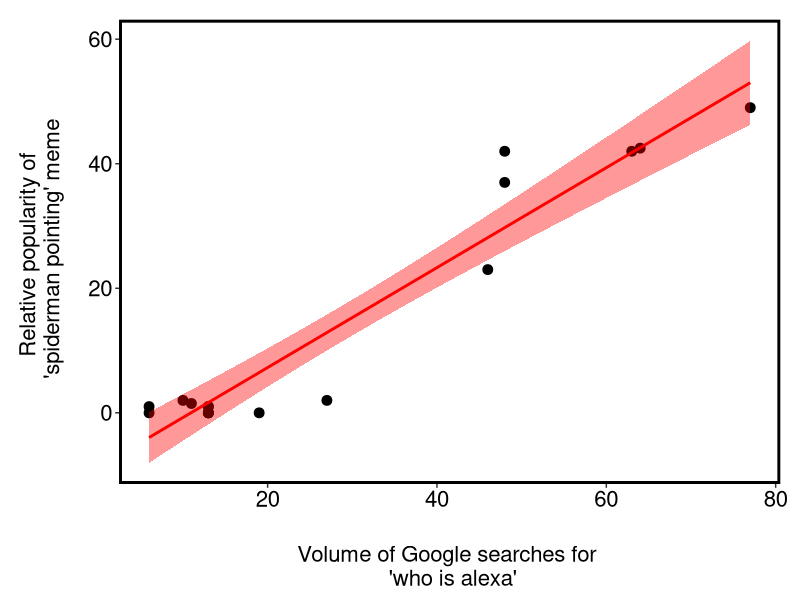
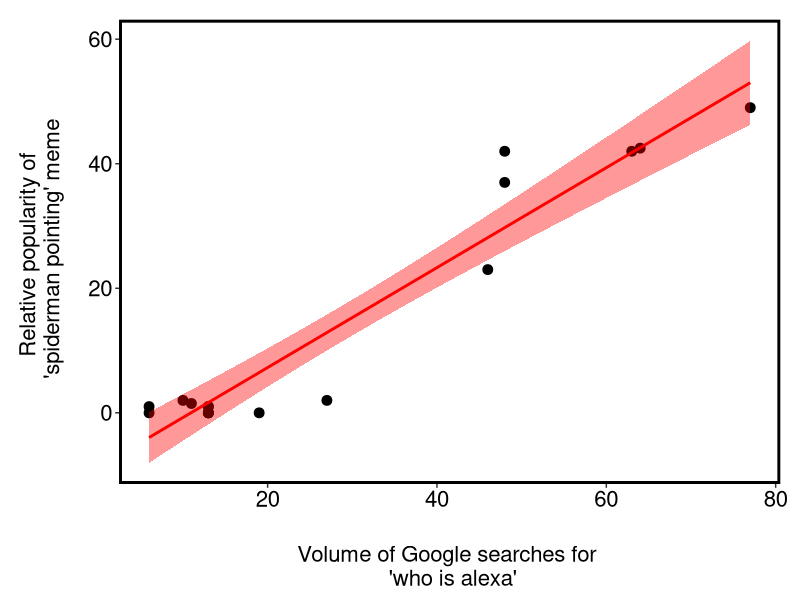

Recreate these plots in R, in order.

# Graph popularity of "spiderman pointing meme" vs. Google searches for "who is alexa"

library(tidyverse)

# eyeballed data from graph
spiderman_data <- tibble(
  year = 2007:2023,
  spiderman_pop = c(0, 1, 2, 1.5, 1, 1, 0, 0, 0, 0, 2, 23, 37, 42, 42.5, 49, 42),
  alexa_search = c(6, 6, 10, 11, 13, 13, 13, 13, 19, 13, 27, 46, 48, 63, 64, 77, 48)
)

# plot
spiderman_data %>%
  ggplot(aes(x = alexa_search, y = spiderman_pop)) +
  geom_point(size = 3) +
  geom_smooth(method = 'lm', colour = 'red', fill = 'red') +
  theme(panel.background = element_rect(colour = 'black', fill = 'white', linewidth = 2),
        panel.grid = element_blank(),
        plot.margin = unit(c(0.5, 0.5, 1, 1), 'cm'),
        axis.title.x = element_text(size = 16, colour = 'black', vjust = -5),
        axis.title.y = element_text(size = 16, colour = 'black', vjust = 5),
        axis.text = element_text(size = 16, colour = 'black'),
        legend.text = element_text(size = 16, colour = 'black'),
        legend.title = element_text(size = 16, colour = 'black', vjust = 5),
        legend.key.height = unit(.6, 'cm'),
        legend.key.width = unit(.6, 'cm'),
        legend.position = "inside",
        legend.position.inside = c(.15,.5),
        legend.background = element_rect(colour = NA, fill = NA)) +
  labs(y = "Relative popularity of \n 'spiderman pointing' meme", 
       x = "Volume of Google searches for \n 'who is alexa'")

ggsave("imgs/spiderman_graph.svg", width = 5, height = 4, device = "svg")
